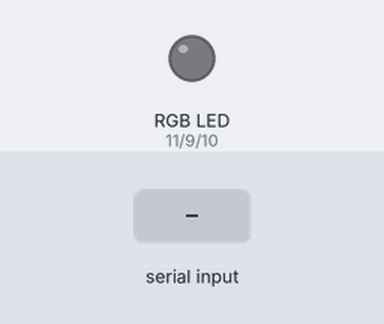
Bench run of a sketch on a simulated Arduino Uno, built with avr-gcc and run on an emulated ATmega328P. Parts: an RGB LED mixed from three pins (HIGH = lit). The inputs (shaded band) are chosen by the test bench. Dim RGB values are drawn brighter than linear.

Above: at 1.2 s.
1.3 s: "90,45,200\n" received over Serial
At 2.4 s:
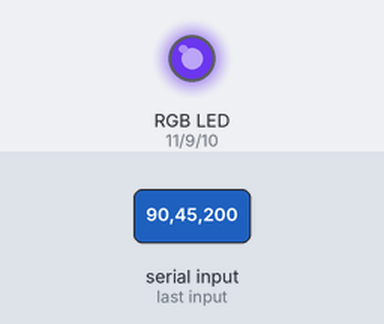
2.8 s: "30,150,10\n" received over Serial
At 3.6 s:
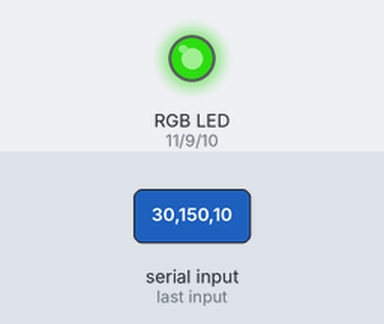
4.3 s: "1,90,45\n" received over Serial
At 4.7 s:
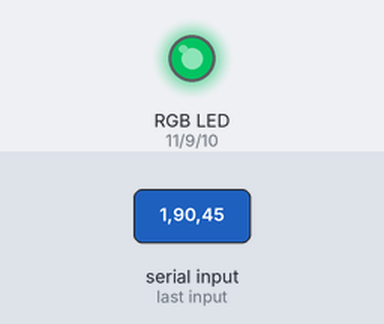
Timing chart, 0 to 7.3 s (numbered marks = the images above; inputs shaded):
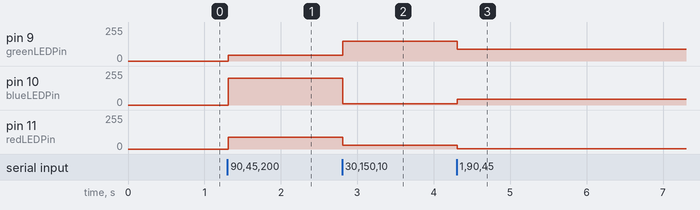

The sketch:

serialRGB.ino
```cpp
const int redLEDPin = 11;
const int greenLEDPin = 9;
const int blueLEDPin = 10;

int redValue = 0;
int greenValue = 0;
int blueValue = 0;

void setup() {
  Serial.begin(9600);

  pinMode(redLEDPin, OUTPUT);
  pinMode(greenLEDPin, OUTPUT);
  pinMode(blueLEDPin, OUTPUT);
}

void loop() {
  while (Serial.available() > 0) {
    redValue = Serial.parseInt();
    greenValue = Serial.parseInt();
    blueValue = Serial.parseInt();

    if (Serial.read() == '\n') {
      analogWrite(redLEDPin, redValue);
      analogWrite(greenLEDPin, greenValue);
      analogWrite(blueLEDPin, blueValue);
    }
  }
}
```

Measured:
- after the input at 1.3 s, pin 9 (greenLEDPin): 0/255 → 45/255 at once; pin 10 (blueLEDPin): 0/255 → 200/255 at once; pin 11 (redLEDPin): 0/255 → 90/255 at once
- after the input at 2.8 s, pin 9 (greenLEDPin): 45/255 → 150/255 at once; pin 10 (blueLEDPin): 200/255 → 10/255 at once; pin 11 (redLEDPin): 90/255 → 30/255 at once
- after the input at 4.3 s, pin 9 (greenLEDPin): 150/255 → 90/255 at once; pin 10 (blueLEDPin): 10/255 → 45/255 at once; pin 11 (redLEDPin): 30/255 → 1/255 at once
